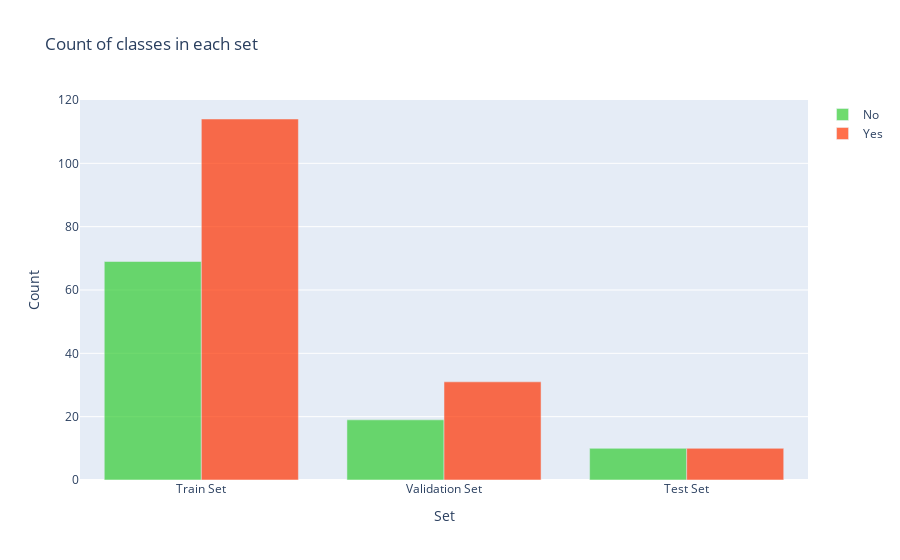

Notebook code for this chart:
### Code cell
set_plotter ()

### Figure 1 — Plotly figure (JSON) as saved in the notebook; plotly's stock layout.template omitted (floating-point values rounded to 4 significant figures)
{"data": [{"marker": {"color": "#33cc33"}, "name": "No", "opacity": 0.7, "type": "bar", "x": ["Train Set", "Validation Set", "Test Set"], "y": [69, 19, 10]}, {"marker": {"color": "#ff3300"}, "name": "Yes", "opacity": 0.7, "type": "bar", "x": ["Train Set", "Validation Set", "Test Set"], "y": [114, 31, 10]}], "layout": {"autosize": true, "title": {"text": "Count of classes in each set"}, "xaxis": {"autorange": true, "range": [-0.5, 2.5], "title": {"text": "Set"}, "type": "category"}, "yaxis": {"autorange": true, "range": [0, 120], "title": {"text": "Count"}, "type": "linear"}}}
